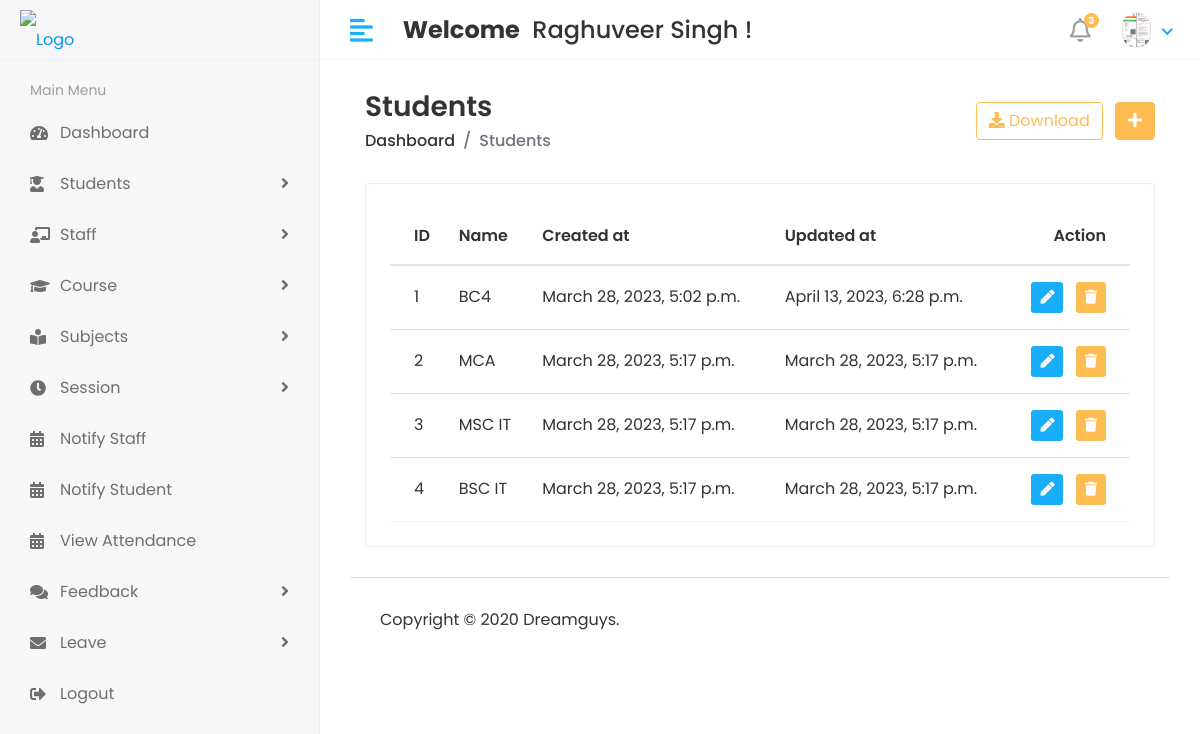
Page /Hod/Course/View (signed in) on the earlier database version.
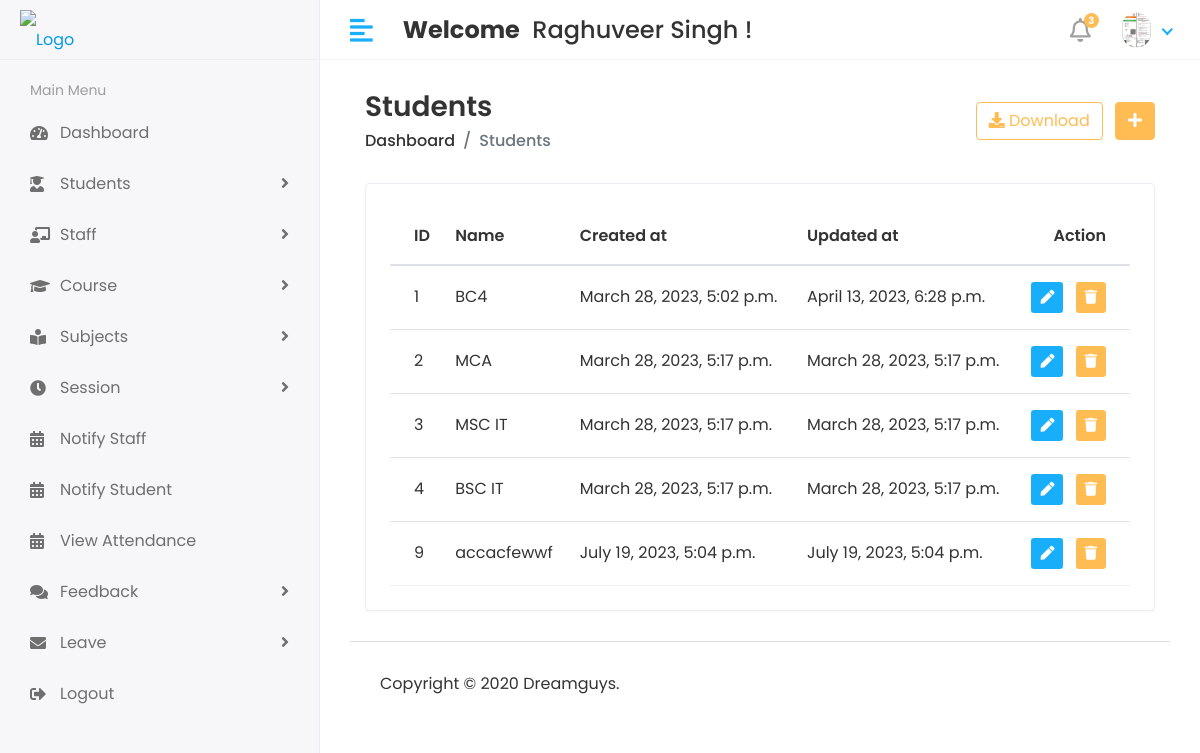
Same page on the later database version.
### cmsapp/models.py (models this page shows, shortened)
class CustomUser(AbstractUser):
    USER = (
        (1,'HOD'),
        (2,'Staff'),
        (3,'Student'),
    )
    user_type = models.CharField(choices=USER, max_length=50,default=1)
    profile_pic = models.ImageField(upload_to='media/profile_pic')

class Course(models.Model):
    name = models.CharField(max_length=100)
    created_at = models.DateTimeField(auto_now_add=True)
    updated_at = models.DateTimeField(auto_now=True)

### college_management_system/HOD_views.py (the view)
# urls.py: path('Hod/Course/View',HOD_views.VIEW_COURSE,name='view_course'),
@login_required(login_url='/')
def VIEW_COURSE(request):
    course = Course.objects.all()
    context = {
        'course' :course,
    }
    return render(request, 'HOD/view_course.html',context)

### templates/HOD/view_course.html (shortened to what this page needs)
{% extends 'base.html' %}
{% block content %}
<div class="content container-fluid">
               <div class="page-header">
                  <div class="row align-items-center">
                     <div class="col">
                        <h3 class="page-title">Students</h3>
                        <ul class="breadcrumb">
                           <li class="breadcrumb-item"><a href="index.html">Dashboard</a></li>
                           <li class="breadcrumb-item active">Students</li>
                        </ul>
                     </div>
                     <div class="col-auto text-right float-right ml-auto">
                        <a href="#" class="btn btn-outline-primary mr-2"><i class="fas fa-download"></i> Download</a>
                        <a href="add-student.html" class="btn btn-primary"><i class="fas fa-plus"></i></a>
                     </div>
                  </div>
               </div>
               <div class="row">
                  <div class="col-sm-12">
                     <div class="card card-table">
                        <div class="card-body">
                           <div class="table-responsive">
                              <table class="table table-hover table-center mb-0 datatable">
                                 <thead>
                                    <tr>
                                       <th>ID</th>
                                       <th>Name</th>
                                       <th>Created at</th>
                                       <th>Updated at</th>
                                       <th class="text-right">Action</th>
                                    </tr>
                                 </thead>
                                 <tbody>
                                 {% for i in course %}
                                    <tr>
                                       <td>{{i.id}}</td>
                                       <td>{{i.name}}</td>
                                       <td>{{i.created_at}}</td>
                                       <td>{{i.updated_at}}</td>
                                       <td class="text-right">
                                          <div class="actions">
                                             <a href="{% url 'edit_course' i.id %}" class="btn btn-sm bg-success-light mr-2">
                                             <i class="fas fa-pen"></i>
                                             </a>
                                             <a href="{% url 'delete_course' i.id %}" class="btn btn-sm bg-danger-light">
                                             <i class="fas fa-trash"></i>
                                             </a>
                                          </div>
                                       </td>
                                    </tr>
                                    {% endfor %}
                                 </tbody>
                              </table>
                           </div>
                        </div>
                     </div>
                  </div>
               </div>
            </div>
{% endblock %}

### templates/base.html (shortened to what this page needs)
<!DOCTYPE html>
<html lang="en">
{% load static %}
   <head>
      <link rel="stylesheet" href="{% static 'assets/plugins/bootstrap/css/bootstrap.min.css' %}">
      <link rel="stylesheet" href="{% static 'assets/plugins/fontawesome/css/fontawesome.min.css' %}">
      <link rel="stylesheet" href="{% static 'assets/plugins/fontawesome/css/all.min.css' %}">
      <link rel="stylesheet" href="{% static 'assets/css/style.css' %}">
       <link rel="stylesheet" href="{% static 'assets/plugins/datatables/datatables.min.css' %}">
   </head>
   <body>
      <div class="main-wrapper">
      {% include 'includes/header.html' %}
      {% include 'includes/sidebar.html' %}
<div class="page-wrapper">
    <div class="content container-fluid">
      {% block content %}
       {% endblock %}
        {% include 'includes/footer.html' %}
         </div>
      </div>
   </body>
</html>

### templates/includes/header.html (shortened to what this page needs)
{% load static %}
   <div class="header">
            <div class="header-left">
               <a href="index.html" class="logo">
               <img src="{% static 'assets/img/logo.png' %}" alt="Logo">
               </a>
            </div>
            <a href="javascript:void(0);" id="toggle_btn">
            <i class="fas fa-align-left"></i>
            </a>
            <div class="top-nav-search mt-3">
               <h4>
                  <strong>Welcome</strong>&nbsp; <span>{{user.first_name}} {{user.last_name}} !</span>
               </h4>
            </div>
            <ul class="nav user-menu">
               <li class="nav-item dropdown noti-dropdown">
                  <a href="#" class="dropdown-toggle nav-link" data-toggle="dropdown">
                  <i class="far fa-bell"></i> <span class="badge badge-pill">3</span>
                  </a>
               </li>
               <li class="nav-item dropdown has-arrow">
                  <a href="#" class="dropdown-toggle nav-link" data-toggle="dropdown">
                     {% if user.profile_pic == "" %}
                     <span class="user-img"><img class="rounded-circle" src="{% static 'assets/img/noimg.jpg' %}" width="31" alt=""></span>
                     {% else %}
                  <span class="user-img"><img class="rounded-circle" src="/{{user.profile_pic}}" width="31" alt="Ryan Taylor"></span>
                     {% endif %}
                  </a>
               </li>
            </ul>
         </div>

### templates/includes/sidebar.html (shortened to what this page needs)
{% load static%}
{% load active_link_tags %}
<div class="sidebar" id="sidebar">
            <div class="sidebar-inner slimscroll">
               <div id="sidebar-menu" class="sidebar-menu">
                  {% if user.user_type == '1' %}
                  <ul>
                     <li class="menu-title">
                        <span>Main Menu</span>
                     </li>
                     <li class="{% active_link 'hod_home' 'active' %}">
                        <a href="{% url 'hod_home' %}"><i class="fas fa-tachometer-alt"></i> <span>Dashboard</span></a>
                     </li>
                     <li class="submenu {% active_link 'view_student' 'active' %} {% active_link 'add_student' 'active' %}">
                        <a href="#"><i class="fas fa-user-graduate"></i> <span> Students</span> <span class="menu-arrow"></span></a>
                     </li>
                     <li class="submenu {% active_link 'view_staff' 'active' %} {% active_link 'add_staff' 'active' %}">
                        <a href="#"><i class="fas fa-chalkboard-teacher"></i> <span> Staff</span> <span class="menu-arrow"></span></a>
                     </li>
                     <li class="submenu {% active_link 'view_course' 'active' %} {% active_link 'add_course' 'active' %}">
                        <a href="#"><i class="fas fa-graduation-cap"></i> <span> Course</span> <span class="menu-arrow"></span></a>
                     </li>
                     <li class="submenu {% active_link 'view_subject' 'active' %} {% active_link 'add_subject' 'active' %}">
                        <a href="#"><i class="fas fa-book-reader"></i> <span> Subjects</span> <span class="menu-arrow"></span></a>
                     </li>
                      <li class="submenu {% active_link 'view_session' 'active' %} {% active_link 'add_session' 'active' %}">
                        <a href="#"><i class="fas fa-clock"></i> <span> Session</span> <span class="menu-arrow"></span></a>
                     </li>
                     <li>
                        <a href="{% url 'staff_send_notification' %}"><i class="fas fa-calendar-alt"></i> <span>Notify Staff</span></a>
                     </li>
                     <li>
                        <a href="holiday.html"><i class="fas fa-calendar-alt"></i> <span>Notify Student</span></a>
                     </li>
                     <li>
                        <a href="holiday.html"><i class="fas fa-calendar-alt"></i> <span>View Attendance</span></a>
                     </li>
                     <li class="submenu">
                        <a href="#"><i class="fas fa-comments"></i> <span> Feedback</span> <span class="menu-arrow"></span></a>
                     </li>
                     <li class="submenu">
                        <a href="#"><i class="fa fa-envelope"></i> <span> Leave</span> <span class="menu-arrow"></span></a>
                     </li>
                     <li>
                        <a href="{% url 'logout' %}"><i class="fa fa-sign-out-alt"></i> <span>Logout</span></a>
                     </li>
                  </ul>
                  {% endif %}
               </div>
            </div>
         </div>

### templates/includes/footer.html
{%load static%}
<footer>
               <p>Copyright © 2020 Dreamguys.</p>
            </footer>

Differences in the rows shown:
added Course: id "9", name "accacfewwf", created_at "July 19, 2023, 5:04 p.m.", updated_at "July 19, 2023, 5:04 p.m."
